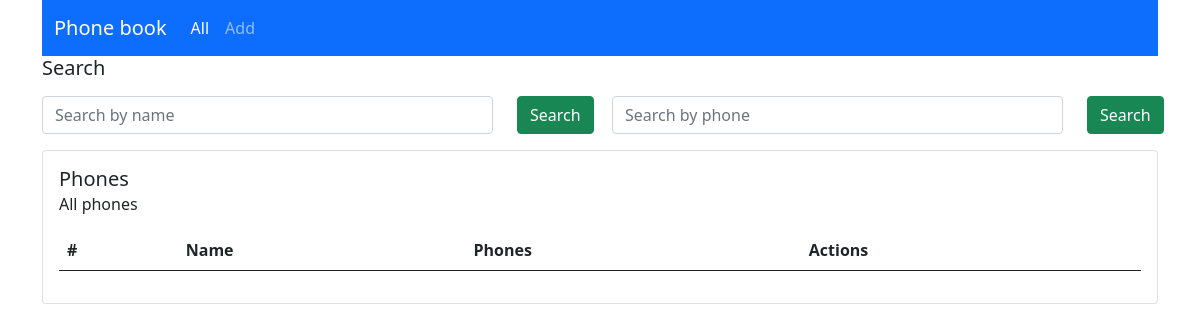
Before: / with the older database file.
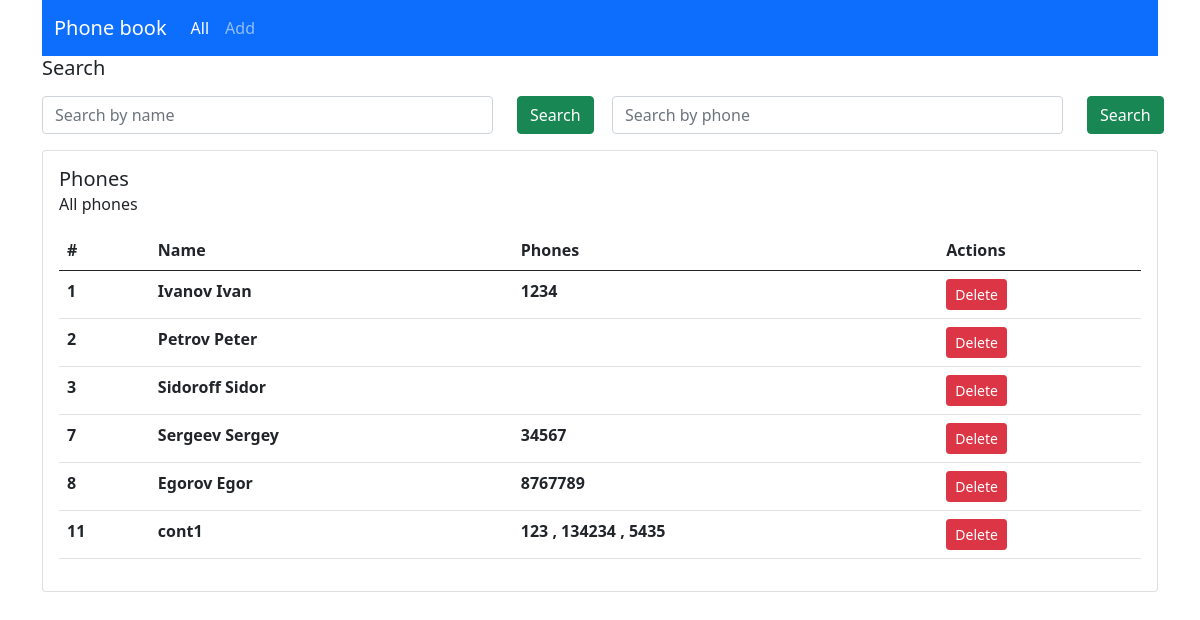
After: the same page with the newer database file.
### phonebook/models.py (models this page shows, shortened)
class Persone(models.Model):
    name = models.CharField("Contact name", max_length=50)
    def all_phones_to_string(self):
        return ", ".join(phone.phone for phone in self.phones.all())

class Phone(models.Model):
    phone = models.CharField("Phone", max_length=50)
    contact = models.ForeignKey(Persone, on_delete=models.CASCADE, related_name="phones")

### phonebook/views.py (the view, shortened to what this page needs)
# urls.py: path('', views.HomePageView.as_view(), name='home')
class HomePageView(TemplateView):
    template_name = 'phonebook/home.html'
    def get_context_data(self, **kwargs):
        context = super().get_context_data(**kwargs)
        search_by = self.request.GET.get('search_by')
        query = self.request.GET.get('query')
        search_message = "All phones"
        context["search_message"] = search_message
        context["persones"] = models.Persone.objects.all()
        return context

### phonebook/templates/phonebook/home.html (shortened to what this page needs)
<!doctype html>
<html lang="en">
  <head>
    <link href="https://cdn.jsdelivr.net/npm/bootstrap@5.0.2/dist/css/bootstrap.min.css" rel="stylesheet">
  </head>
  <body>
   <div class="container">
       <nav class="navbar navbar-expand-lg navbar-dark bg-primary">
  <div class="container-fluid">
    <a class="navbar-brand" href="#">Phone book</a>
    <div class="collapse navbar-collapse" id="navbarSupportedContent">
      <ul class="navbar-nav me-auto mb-2 mb-lg-0">
        <li class="nav-item">
          <a class="nav-link active" aria-current="page" href="{% url 'home' %}">All</a>
        </li>
        <li class="nav-item">
          <a class="nav-link" href="{% url 'add' %}">Add</a>
        </li>
      </ul>
    </div>
  </div>
</nav>
     <div class="cart">
       <div class="car-body">
         <h5 class="cart-title">Search</h5>
         <p class="cart-text">
           <div class="row">
         <div class="col-6">
           <form action="" method="get">
             <div class="form-group form row">
               <div class="col-10">
                 <input type="text" class="form-control" name="query" placeholder="Search by name">
               </div>
               <div class="col-2">
                 <button type="submit" class="btn btn-success">Search</button>
               </div>
             </div>
           </form>
         </div>
        <div class="col-6">
           <form action="" method="get">
             <div class="form-group form row">
               <div class="col-10">
                 <input type="text" class="form-control" name="query" placeholder="Search by phone">
               </div>
               <div class="col-2">
                 <button type="submit" class="btn btn-success">Search</button>
               </div>
             </div>
           </form>
       </div>
         </p>
       </div>
     </div>
     <div class="card">
       <div class="card-body">
         <h5 class="card-title">Phones</h5>
         <h6 class="card-subtitle">{{search_message}}</h6>
         <p class="card-text">
           <table class="table">
         <thead>
         <tr>
           <th scope="col">#</th>
           <th scope="col">Name</th>
           <th scope="col">Phones</th>
           <th scope="col">Actions</th>
         </tr>
         </thead>
         <tbody>
         {% for persone in persones %}
         <tr>
           <th scope="row">{{ persone.pk }}</th>
           <th>{{ persone.name }}</th>
           <th>{{ persone.all_phones_to_string }}</th>
           <th><a href="{% url 'delete' persone.pk %}" class="btn btn-sm btn-danger">Delete</a></th>
         </tr>
         {% endfor %}
         </tbody>
       </table>
         </p>
       </div>
     </div>
   </div>
  </body>
</html>

Changed rows visible on the page:
added Persone: pk "1", name "Ivanov Ivan", all_phones_to_string "1234"
added Persone: pk "2", name "Petrov Peter"
added Persone: pk "3", name "Sidoroff Sidor"
added Persone: pk "7", name "Sergeev Sergey", all_phones_to_string "34567"
added Persone: pk "8", name "Egorov Egor", all_phones_to_string "8767789"
added Persone: pk "11", name "cont1", all_phones_to_string "123 , 134234 , 5435"
